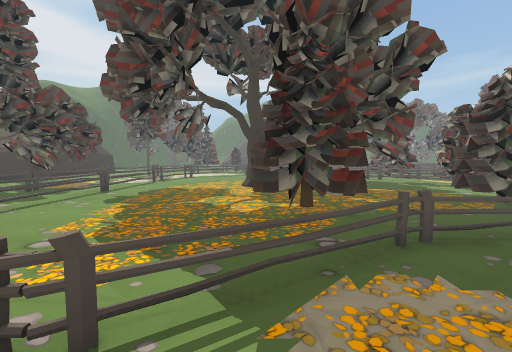
View 1 (above)

24 first-person views from a walk through a 3-D level made in the Unity game engine. The camera is 1.5 m above the floor, tilts 4° down and sees 90° across. The floor is counted in squares, 1 m on a side. Each view is taken from the middle of a square. On the plan, view 1 faces up. The plan holds only what a view shows up to about 13 squares ahead; the rest is blank. The place goes on beyond the plan. The player character is not drawn.

View 2
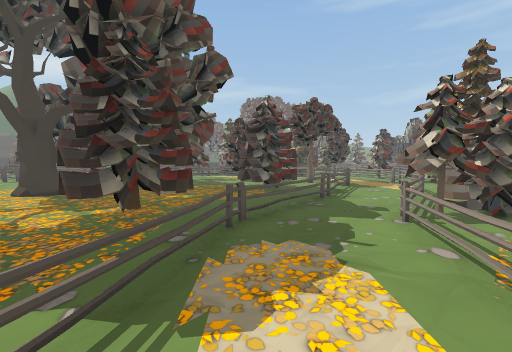

View 3
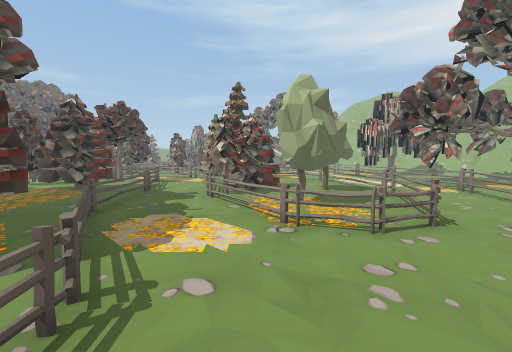

View 4
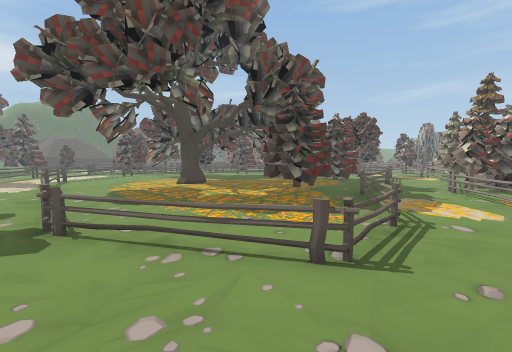

View 5
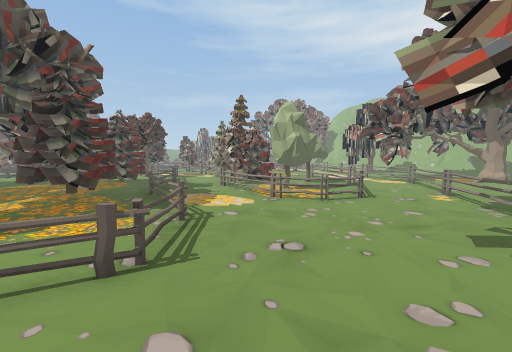

View 6
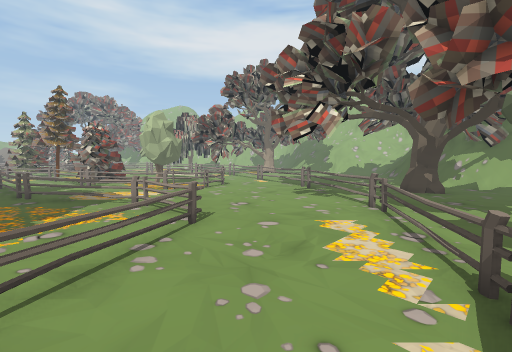

View 7
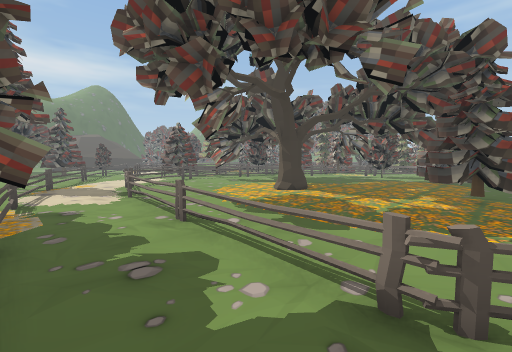

View 8
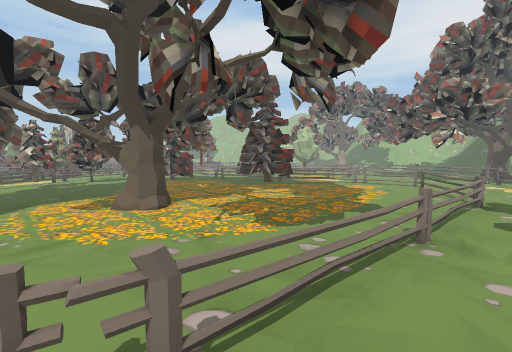

View 9
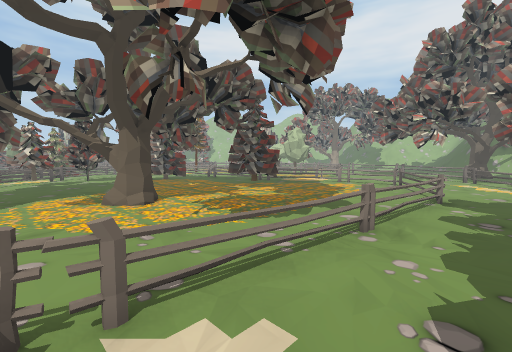

View 10
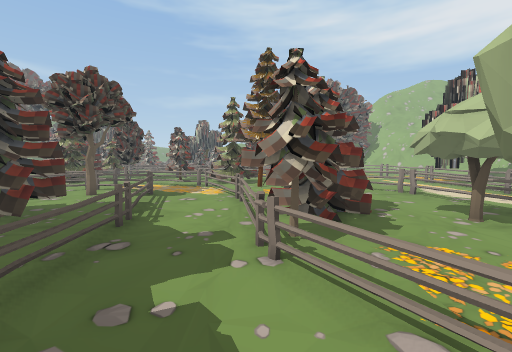

View 11
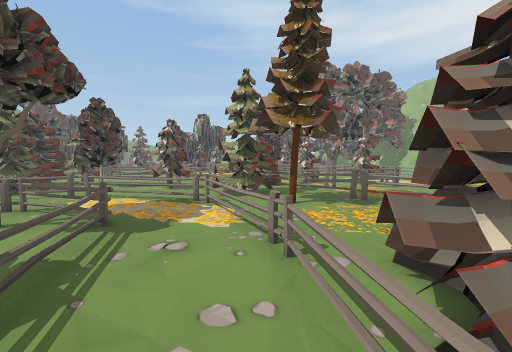

View 12
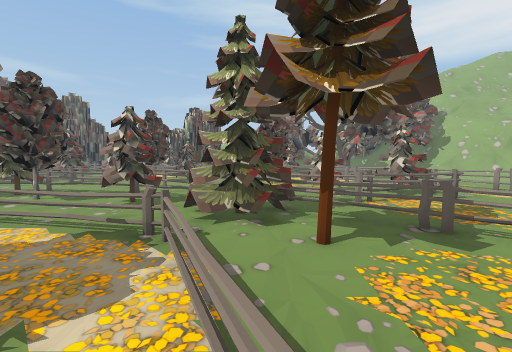

View 13
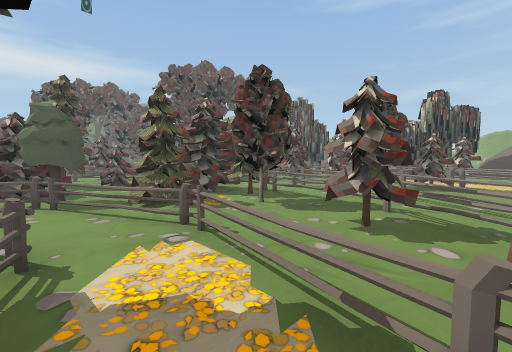

View 14
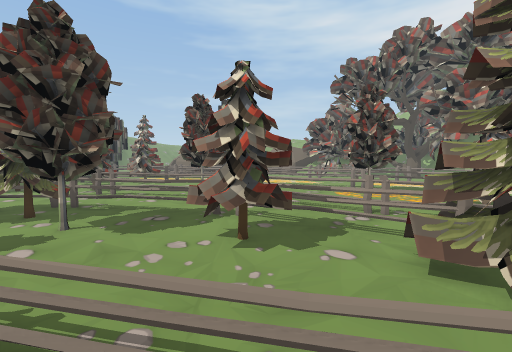

View 15
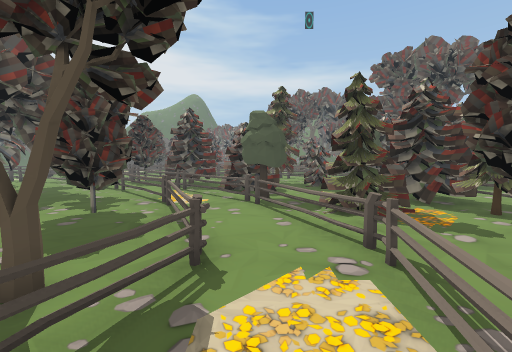

View 16
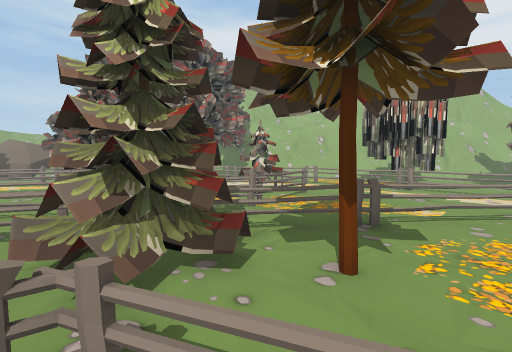

View 17
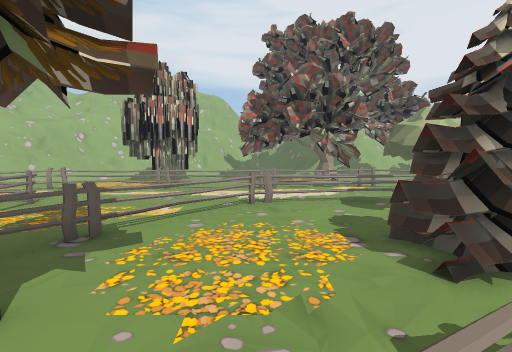

View 18
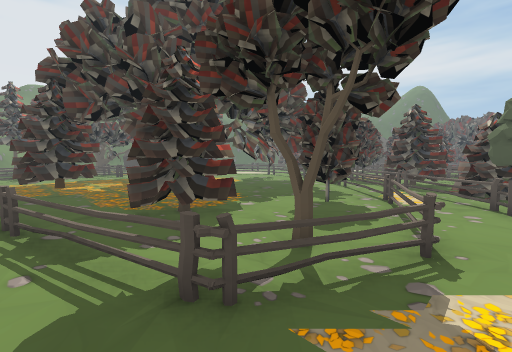

View 19
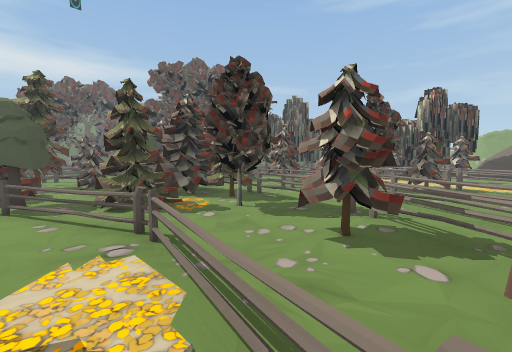

View 20
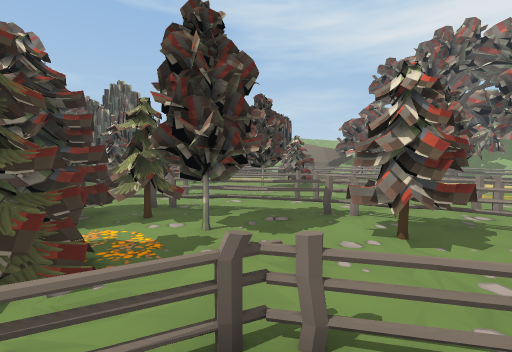

View 21
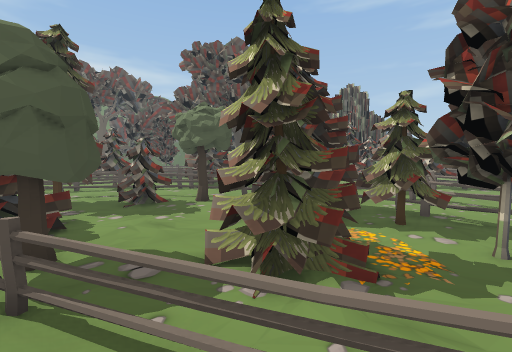

View 22
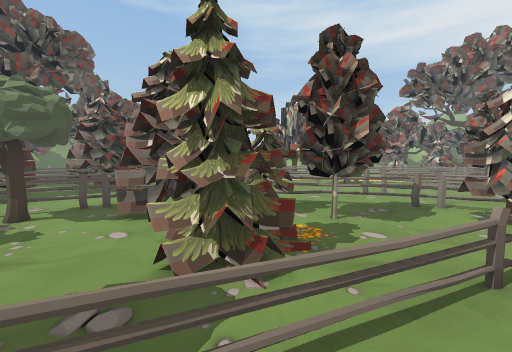

View 23
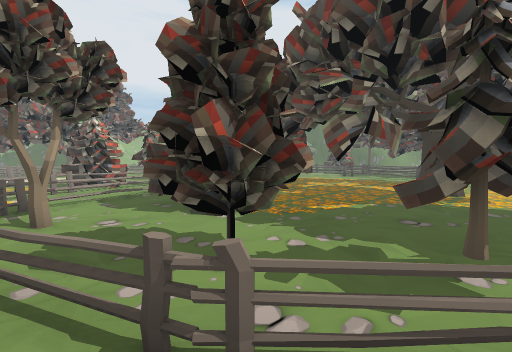

View 24
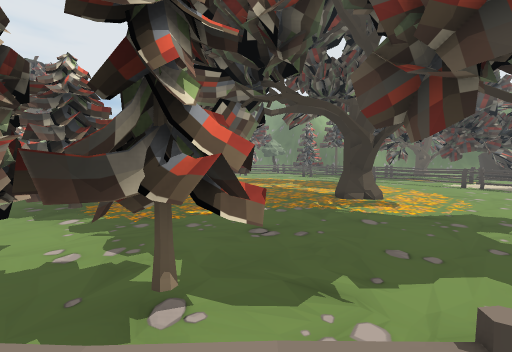

### Floor plan
Key: @ floor where view 1 was taken; # wall or solid block; x gap in a wall; . floor; = window, fence, low wall or low ledge; T tree; P pine tree; F fence; O other object.
Columns run from 10 left of view 1 to 33 right of it. Each row starts with its distance up from view 1.
 19 #...F               .O PPPP PPT## =PPP
 18  =..F...  ........ F..F.PPP...T==.  OOPP
 17 =...F..............PF..FP  ....P=.  OOPP
 16 #...#.............PPPF..FTT...PPP.  .
 15 #..=..  ...T......PPPFF..FT.P PPP   PP  P
 14  ..==.  ..#T....TT..TT#..=.PPPPP =. PPP PP
 13 T.........TT...  #.TTTT=..=PPP.PP=.==. .P#
 12 T..x............  ..TT.=..=.P.TPP=.=.. ..
 11 #..=...................==..=..TT==.=..
 10 =..=..  .........PPPP...x..x..TT=# =.TT
  9 ...=..   ........PPPP.TTF..#....=.#=.TTP
  8 ...=...  ..PPP...PPPP..FF....PPP=.==..PP
  7  ..#......PPPP....PP...F..=..PP#===...PP#.
  6 ...#......PPPP.......==......PP=#=......=..
  5 ...==......P.=..==x=......=PPP=#==.... =...=
  4  ...=......==...........==.PPP=#=..... =..
  3 =....=....==..........==...PPP===...TT==
  2 =....#FFF=......#P#P#=...PP.#P#=...TTT#
  1 =.............=.PP PPP........==PP.TTFF
  0 #=........@..==..PPPPP.....=..=.PP .FF.
 -1 T=..........#.TT..PPP.....F...F.PP..F..
 -2  .=. ......F..TT ..T.....F....F.P..F
 -3  ..=.......F..TT.##T....F.....FPPPF
 -4  ...=#.....=#=...T#T...F......FOFF
 -5  ....==.......=========F........O.
 -6  ......==........................
 -7  ......  ==.=...................
 -8  .##..    ..===....#.............==
 -9   ##           ===T##======T##===

Positions as (right, up) in squares from view 1, and headings:
1: (0, 0), facing up
2: (-1, 0), facing up-right
3: (-4, 0), facing right
4: (-8, 0), facing up-right
5: (-8, 0), facing right
6: (-10, 5), facing down-right
7: (-10, 6), facing up-right
8: (-8, 17), facing down-right
9: (-9, 17), facing down-right
10: (2, 2), facing right
11: (7, 3), facing right
12: (11, 3), facing right
13: (14, 5), facing up-right
14: (15, 7), facing right
15: (15, 6), facing up
16: (14, 5), facing down-right
17: (13, 4), facing down
18: (15, 5), facing up-left
19: (15, 5), facing up-right
20: (15, 10), facing right
21: (15, 11), facing up-right
22: (14, 13), facing right
23: (13, 16), facing down-left
24: (10, 18), facing down-left
